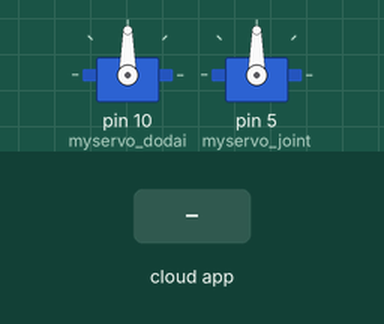
Recording of a sketch running on a simulated Arduino Uno, built with avr-gcc and run on an emulated ATmega328P. Shown: 2 × servo. Inputs (shaded band) come from the test bench. The ROS host is connected and sends only what is stated.

Above: at 1.2 s.
1.3 s: the phone or cloud app sets cmd_hand_alpha to 0
At 2.9 s:
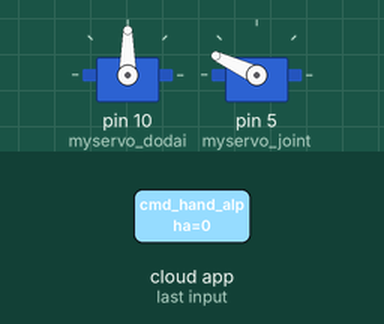
At 4.5 s:
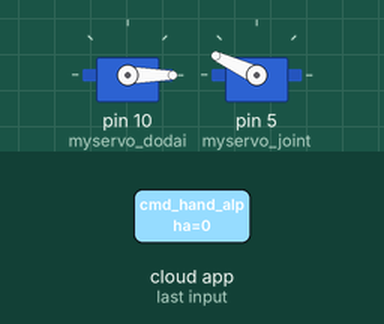
10.3 s: the phone or cloud app sets cmd_hand_alpha to 0
At 12.3 s:
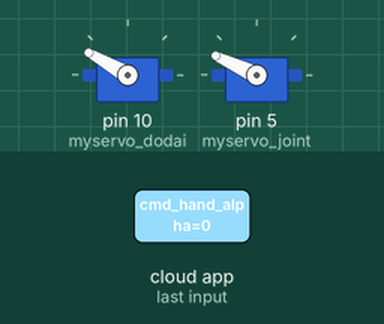
Timing chart, 0 to 19.3 s (numbered marks = the images above; inputs shaded):
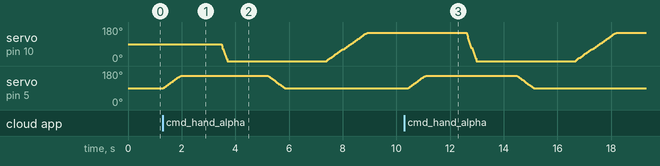

Measured:
- after the input at 1.3 s, servo on pin 5 (myservo_joint): rises from 90° to 155° in 0.64 s, then falls to 89° in 3.9 s
- after the input at 10.3 s, servo on pin 5 (myservo_joint): rises from 89° to 155° in 0.66 s, then falls to 89° in 4.1 s

The sketch:

sketch_ros_servo.ino
```cpp
#include <ros.h>

#include <std_msgs/Int32.h>
#include <VarSpeedServo.h>

VarSpeedServo myservo_dodai;
VarSpeedServo myservo_joint;

ros::NodeHandle node;

void hand_alpha_Callback(const std_msgs::Int32 &hand_alpha_msg){
  if(hand_alpha_msg.data == 0){ //catchball
    myservo_joint.write(155, 64, true); // OPEN
    delay(1500);
    myservo_dodai.write(0, 256, true);  // DOWN
    delay(1500);
    myservo_joint.write(89, 64, true);  //CLOSE
    delay(1500);
    myservo_dodai.write(150, 64, true); // RAISE
    delay(1500);
  }else if(hand_alpha_msg.data == 1){   //releaseball
    myservo_joint.write(155, 256, true); // OPEN
    delay(1500);
  }
}

ros::Subscriber<std_msgs::Int32>hand_alpha("/mtoh/cmd_hand_alpha", &hand_alpha_Callback);

void setup() {
  myservo_dodai.attach(10);
  myservo_joint.attach(5);
  node.initNode();
  node.subscribe(hand_alpha);
}

void loop() {
  node.spinOnce();
  delay(1);
}
```
